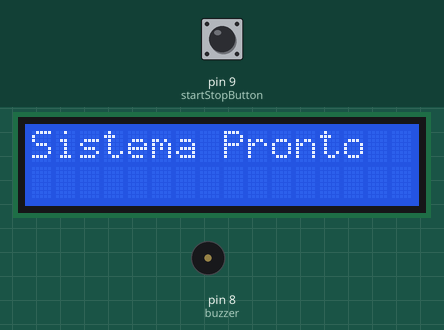
Recording of a sketch running on a simulated Arduino Uno, built with avr-gcc and run on an emulated ATmega328P. On the bench: 16×2 character LCD, buzzer (waves = sounding). Inputs (shaded band) come from the test bench; at power-on: pin 9 (startStopButton) HIGH. What the sketch prints to the serial monitor is not drawn.

Above: at 1.2 s.
1.3 s: pin 9 (startStopButton) pulled LOW for 0.15 s
At 2.1 s:
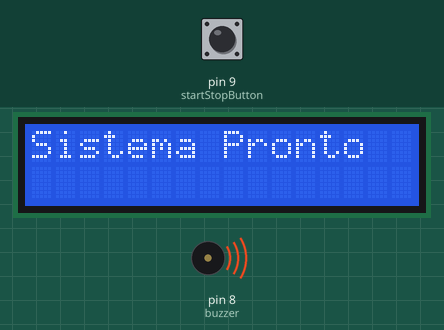
At 4.1 s:
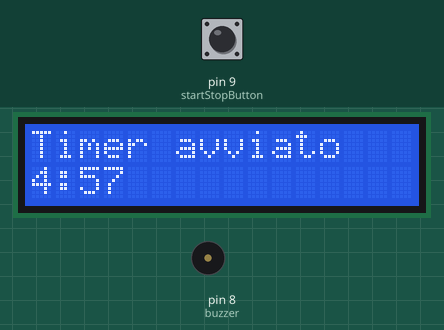
4.4 s: pin 9 (startStopButton) pulled LOW for 1 s
6.9 s: pin 9 (startStopButton) pulled LOW for 3.2 s
At 7.5 s:
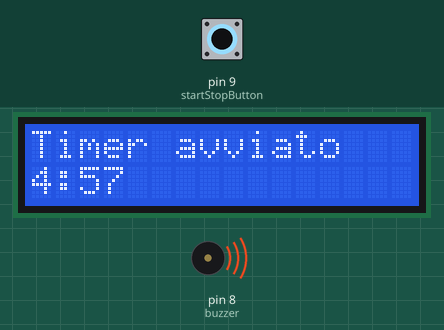
Timing chart, 0 to 10.0 s (numbered marks = the images above; inputs shaded):
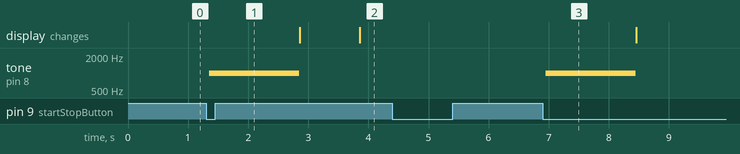

The sketch:

timer.ino
```cpp
#include <LiquidCrystal.h>

const int startStopButton = 9;
const int resetButton = 3;
const int buzzer = 8;
const int fungo = 10; // Ale

// Variabili timer
bool timerRunning = false;
unsigned long timerStartTime = 0; // punto da cui contare i millis x il timer
const unsigned long durataTimer = 300000; // 5 minuti (300000 ms)

// LCD
// Inizializza LCD (RS, E, D4, D5, D6, D7)
LiquidCrystal lcd(12, 11, 5, 4, 3, 2);

// Variabili suoni
bool hasSounded5 = false;             // conferme necessarie per continuare il programma
bool hasSounded4 = false;
bool hasSounded1 = false;
bool hasSoundedStart = false;

void setup() {
  pinMode(startStopButton, INPUT_PULLUP);
  pinMode(resetButton, INPUT_PULLUP);
  pinMode(buzzer, OUTPUT);
  Serial.begin(9600);
  Serial.println("Sistema pronto");
  lcd.begin(16, 2);
  lcd.setCursor(0,0);
  lcd.print("Sistema Pronto");
}

void loop() {
  // Gestione pulsanti


  if (digitalRead(startStopButton) == LOW) {
    delay(50); // Debounce

    if (!timerRunning) {
      // Avvia timer
      timerRunning = true;
      timerStartTime = millis();
      resetSoundFlags();
      playSound(1500); // Suono all'avvio
      hasSoundedStart = true;
      Serial.println("Timer avviato - 5 minuti conto alla rovescia");
      lcd.clear();
      lcd.print("Timer avviato");
    } else {
      // Ferma timer
      timerRunning = false;
      Serial.println("Timer fermato");
    }
    while(digitalRead(startStopButton) == LOW); // Aspetta rilascio
  }

  if (digitalRead(resetButton) == LOW && !timerRunning) {
    delay(50);
    timerStartTime = 0;
    resetSoundFlags();
    Serial.println("Timer resettato");
    while(digitalRead(resetButton) == LOW);
  }

  // Gestione timer e suoni
  if (timerRunning) {
    unsigned long remaining = durataTimer - (millis() - timerStartTime);

    // Suoni ai vari intervalli
    if (remaining <= 300000 && !hasSounded5) { // 5 minuti (all'avvio)
      hasSounded5 = true;
    }
    if (remaining <= 240000 && !hasSounded4) { // 4 minuti
      playSound(1500);
      hasSounded4 = true;
    }
    if (remaining <= 60000 && !hasSounded1) { // 1 minuto
      playSound(1500);
      hasSounded1 = true;
    }
    if (remaining <= 0) { // Timer scaduto
      playSound(1500); // Singolo suono finale
      timerRunning = false;
      Serial.println("Race started");
      setup();
    }

    // Display tempo ogni secondo
    static unsigned long lastPrint = 0;
    if (millis() - lastPrint >= 1000) {
      lastPrint = millis();
      Serial.print("Tempo rimanente: ");
      Serial.print(remaining / 60000);
      Serial.print(":");
      if ((remaining % 60000) / 1000 < 10) Serial.print("0");
      Serial.println((remaining % 60000) / 1000);
      lcd.setCursor(0,1);
      lcd.print(remaining / 60000); // minuti mancanti
      lcd.print(":");
      lcd.print((remaining % 60000) / 1000); // secondi mancanti
    }
  }
}

void resetSoundFlags() {
  hasSounded5 = false;
  hasSounded4 = false;
  hasSounded1 = false;
  hasSoundedStart = false;
}

void playSound(int duration) {
  tone(buzzer, 1000, duration);
  delay(duration);
  noTone(buzzer);
}
```

Measured:
- after the input at 1.3 s, tone on pin 8 (buzzer): silent → 1000 Hz after 0.05 s, → silent 1.5 s later
- after the input at 4.4 s, every drawn part: stays the same
- after the input at 6.9 s, tone on pin 8 (buzzer): silent → 1000 Hz after 0.05 s, → silent 1.5 s later
